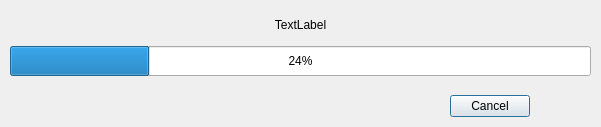
<?xml version="1.0" encoding="UTF-8"?>
<ui version="4.0">
 <class>RunProcess</class>
 <widget class="QDialog" name="RunProcess">
  <property name="geometry">
   <rect>
    <x>0</x>
    <y>0</y>
    <width>601</width>
    <height>127</height>
   </rect>
  </property>
  <property name="sizePolicy">
   <sizepolicy hsizetype="Preferred" vsizetype="Preferred">
    <horstretch>0</horstretch>
    <verstretch>0</verstretch>
   </sizepolicy>
  </property>
  <property name="windowTitle">
   <string>Running simulations</string>
  </property>
  <widget class="QDialogButtonBox" name="buttonBox">
   <property name="geometry">
    <rect>
     <x>30</x>
     <y>90</y>
     <width>500</width>
     <height>32</height>
    </rect>
   </property>
   <property name="orientation">
    <enum>Qt::Horizontal</enum>
   </property>
   <property name="standardButtons">
    <set>QDialogButtonBox::Cancel</set>
   </property>
  </widget>
  <widget class="QWidget" name="verticalLayoutWidget">
   <property name="geometry">
    <rect>
     <x>10</x>
     <y>10</y>
     <width>581</width>
     <height>71</height>
    </rect>
   </property>
   <layout class="QVBoxLayout" name="verticalLayout">
    <property name="sizeConstraint">
     <enum>QLayout::SetNoConstraint</enum>
    </property>
    <item>
     <widget class="QLabel" name="status">
      <property name="sizePolicy">
       <sizepolicy hsizetype="Preferred" vsizetype="Fixed">
        <horstretch>0</horstretch>
        <verstretch>0</verstretch>
       </sizepolicy>
      </property>
      <property name="maximumSize">
       <size>
        <width>16777215</width>
        <height>20</height>
       </size>
      </property>
      <property name="text">
       <string>TextLabel</string>
      </property>
      <property name="alignment">
       <set>Qt::AlignCenter</set>
      </property>
     </widget>
    </item>
    <item>
     <widget class="QProgressBar" name="progressBar">
      <property name="sizePolicy">
       <sizepolicy hsizetype="Preferred" vsizetype="Fixed">
        <horstretch>0</horstretch>
        <verstretch>0</verstretch>
       </sizepolicy>
      </property>
      <property name="maximumSize">
       <size>
        <width>16777215</width>
        <height>30</height>
       </size>
      </property>
      <property name="value">
       <number>24</number>
      </property>
     </widget>
    </item>
   </layout>
  </widget>
 </widget>
 <resources/>
 <connections>
  <connection>
   <sender>buttonBox</sender>
   <signal>accepted()</signal>
   <receiver>RunProcess</receiver>
   <slot>accept()</slot>
   <hints>
    <hint type="sourcelabel">
     <x>248</x>
     <y>254</y>
    </hint>
    <hint type="destinationlabel">
     <x>157</x>
     <y>274</y>
    </hint>
   </hints>
  </connection>
  <connection>
   <sender>buttonBox</sender>
   <signal>rejected()</signal>
   <receiver>RunProcess</receiver>
   <slot>reject()</slot>
   <hints>
    <hint type="sourcelabel">
     <x>316</x>
     <y>260</y>
    </hint>
    <hint type="destinationlabel">
     <x>286</x>
     <y>274</y>
    </hint>
   </hints>
  </connection>
 </connections>
</ui>
